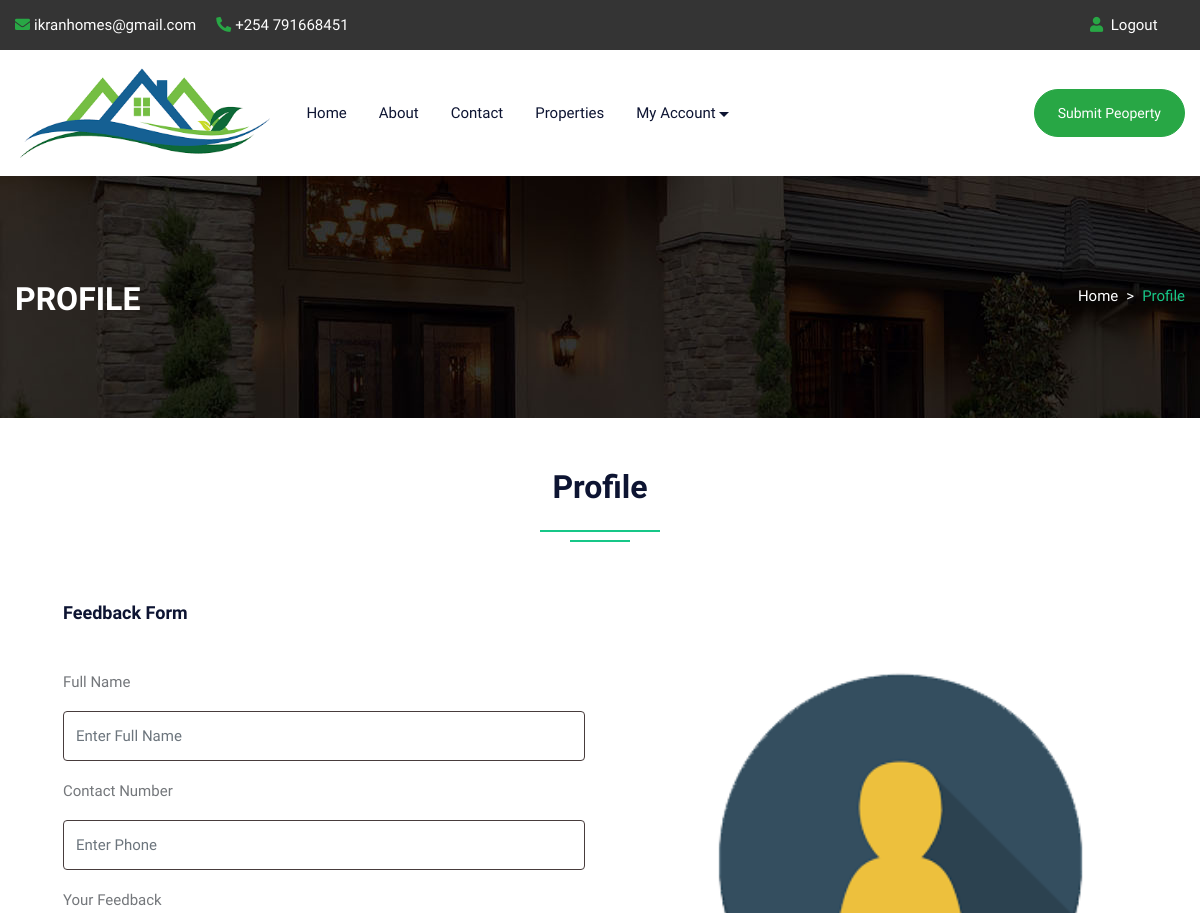
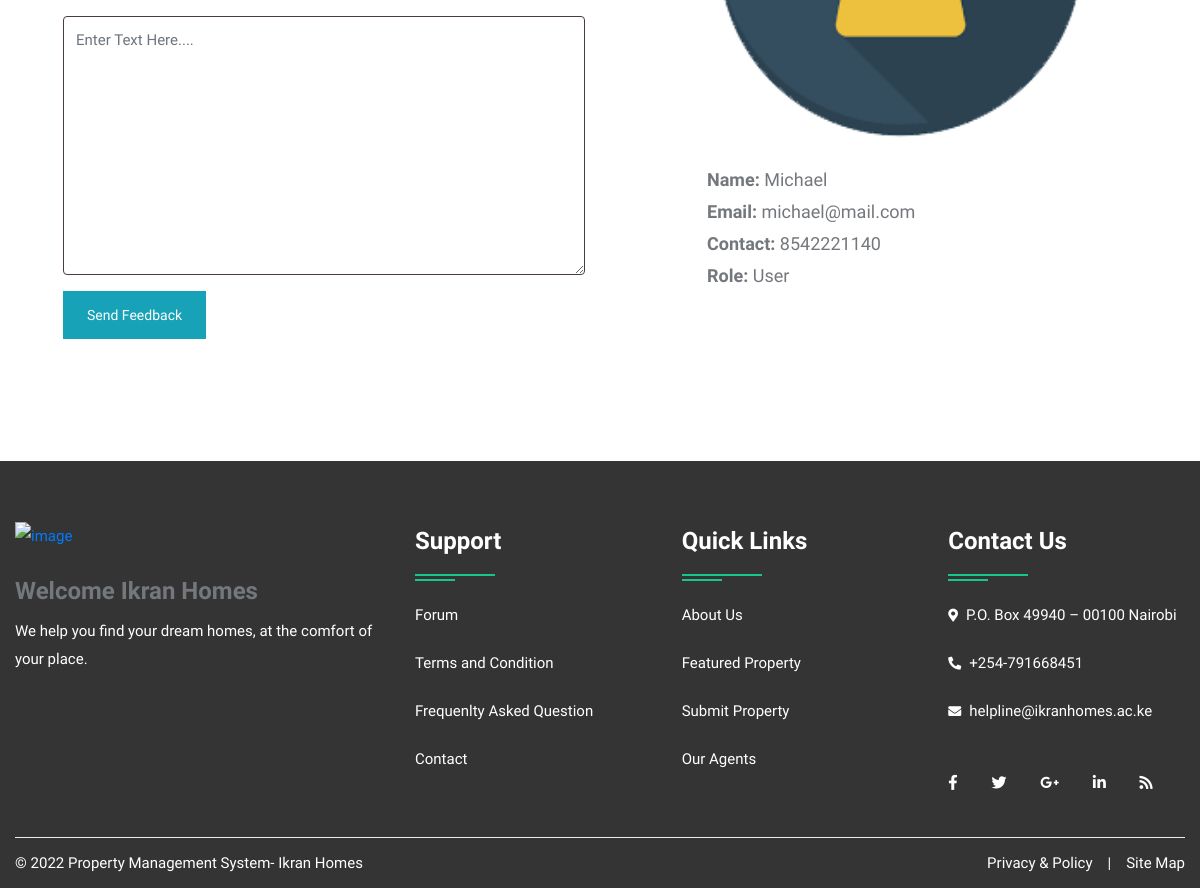
The page /profile.php (signed in) on the database its author committed (2 pictures, top to bottom).
### tables this page shows
CREATE TABLE `user` (
  `uid` int(50) NOT NULL,
  `uname` varchar(100) NOT NULL,
  `uemail` varchar(100) NOT NULL,
  `uphone` varchar(20) NOT NULL,
  `upass` varchar(50) NOT NULL,
  `utype` varchar(50) NOT NULL,
  `uimage` varchar(300) NOT NULL
);

### profile.php (the view, shortened to what this page needs)
<!DOCTYPE html>
<html lang="en">
<head>
<link rel="stylesheet" type="text/css" href="css/bootstrap.min.css">
<link rel="stylesheet" type="text/css" href="css/bootstrap-slider.css">
<link rel="stylesheet" type="text/css" href="css/jquery-ui.css">
<link rel="stylesheet" type="text/css" href="css/layerslider.css">
<link rel="stylesheet" type="text/css" href="css/color.css">
<link rel="stylesheet" type="text/css" href="css/owl.carousel.min.css">
<link rel="stylesheet" type="text/css" href="css/font-awesome.min.css">
<link rel="stylesheet" type="text/css" href="fonts/flaticon/flaticon.css">
<link rel="stylesheet" type="text/css" href="css/style.css">
<link rel="stylesheet" type="text/css" href="css/login.css">
</head>
<body>
<div id="page-wrapper">
    <div class="row">
		<?php include("include/header.php");?>
        <div class="banner-full-row page-banner" style="background-image:url('images/breadcromb.jpg');">
            <div class="container">
                <div class="row">
                    <div class="col-md-6">
                        <h2 class="page-name float-left text-white text-uppercase mt-1 mb-0"><b>Profile</b></h2>
                    </div>
                    <div class="col-md-6">
                        <nav aria-label="breadcrumb" class="float-left float-md-right">
                            <ol class="breadcrumb bg-transparent m-0 p-0">
                                <li class="breadcrumb-item text-white"><a href="#">Home</a></li>
                                <li class="breadcrumb-item active">Profile</li>
                            </ol>
                        </nav>
                    </div>
                </div>
            </div>
        </div>
        <div class="full-row">
            <div class="container">
                    <div class="row">
						<div class="col-lg-12">
							<h2 class="text-secondary double-down-line text-center">Profile</h2>
                        </div>
					</div>
                <div class="dashboard-personal-info p-5 bg-white">
                    <form action="#" method="post">
                        <h5 class="text-secondary border-bottom-on-white pb-3 mb-4">Feedback Form</h5>
                        <div class="row">
                            <div class="col-lg-6 col-md-12">
                                <div class="form-group">
                                    <label for="user-id">Full Name</label>
                                    <input type="text" name="name" class="form-control" placeholder="Enter Full Name">
                                </div>
                                <div class="form-group">
                                    <label for="phone">Contact Number</label>
                                    <input type="number" name="phone"  class="form-control" placeholder="Enter Phone" maxlength="10">
                                </div>
                                <div class="form-group">
                                    <label for="about-me">Your Feedback</label>
                                    <textarea class="form-control" name="content" rows="7" placeholder="Enter Text Here...."></textarea>
                                </div>
                                <input type="submit" class="btn btn-info mb-4" name="insert" value="Send Feedback">
                            </div>
							</form>
                            <div class="col-lg-1"></div>
                            <div class="col-lg-5 col-md-12">
								<?php
									$uid=$_SESSION['uid'];
									$query=mysqli_query($con,"SELECT * FROM `user` WHERE uid='$uid'");
									while($row=mysqli_fetch_array($query))
									{
								?>
                                <div class="user-info mt-md-50"> <img src="admin/user/<?php echo $row['6'];?>" alt="userimage">
                                    <div class="font-18">
                                        <div class="mb-1 text-capitalize"><b>Name:</b> <?php echo $row['1'];?></div>
                                        <div class="mb-1"><b>Email:</b> <?php echo $row['2'];?></div>
                                        <div class="mb-1"><b>Contact:</b> <?php echo $row['3'];?></div>
										<div class="mb-1 text-capitalize"><b>Role:</b> <?php echo $row['5'];?></div>
                                    </div>
									<?php } ?>
                                </div>
                            </div>
                        </div>
                </div>
            </div>
        </div>
		<?php include("include/footer.php");?>
    </div>
</body>
</html>

### css/color.css (style rules this page uses)
:root { --theme-ordinary-color: #74777b; }
:root { --theme-primary-color: #17c788; }
:root { --theme-secondary-color: #0d1432; }
:root { --theme-white-color: #fff; }
:root { --theme-light-color: #f8f8f8; }
:root { --theme-gray-color: #f5f5f5; }
:root { --theme-footer-color: #091b4b; }
:root { --theme-dark-color: #091b4b; }
:root { --text-light-color: #a3a7af; }
:root { --theme-primary-opacity-color: rgba(11, 191, 141, .8); }
:root { --theme-secondary-opacity-color: rgba(13,20,50,0.7); }
:root { --theme-white-opacity-color: rgba(255, 255, 255, 0.3); }
:root { --theme-dark-opacity-color: rgba(0, 0, 0, 0.5); }
:root { --theme-ordinary-font: 'Muli', sans-serif; }
:root { --theme-highlight-font: 'Comfortaa', cursive; }

### rows shown on the page
user: uimage (picture), uname "Michael", uemail "michael@mail.com", uphone "8542221140", utype "User"
